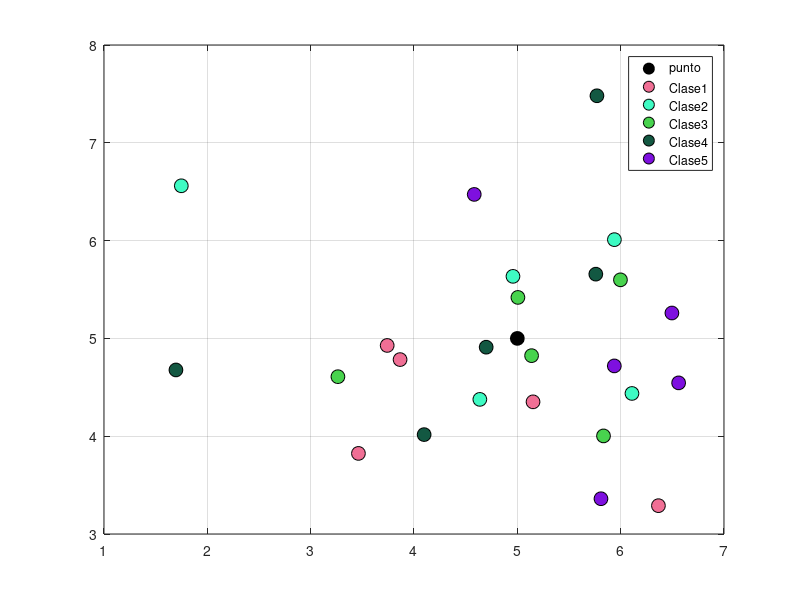

MATLAB code for this plot:
clc
clear all
close all
warning off all
%programa para generar n clases con m representantes de cada una

%generando clases de datos 

vx=input('dame el valor del punto en x: ');
vy=input('dame el valor del punto en y: ');
vector=[vx;vy];

plot(vector(1,:),vector(2,:),'ko','MarkerSize',10,'MarkerFaceColor','k', 'DisplayName','punto');
grid on;
hold on;

i=input('Clases a crear:   ');
%med0= 1:i;
%dist0= 1:i;

for t=1:i
    
    j=input('Dame el valor de representantes:  ');
    k=input('Dame el valor de x :   ');
    l=input('Dame el valor Y:   ');
    cx=randn(1,j)+k;
    cy=randn(1,j)+l;
    c=[cx(:,:);cy(:,:)];
    mediac = mean(c,2); 
    dist(t) = norm(mediac);
    chr = strcat('Clase ', int2str(t));
    figure(1)
    plot(cx(1,:),cy(1,:),'ko','MarkerSize',10,'MarkerFaceColor',rand(1,3), 'DisplayName',chr); 
    grid on
    hold on
    legend
    
end

   minimo=min(dist);
   clasePerteneciente = find(minimo==dist)

%fprintf('%d',dist);
%disp(cx);
%disp(cy);
